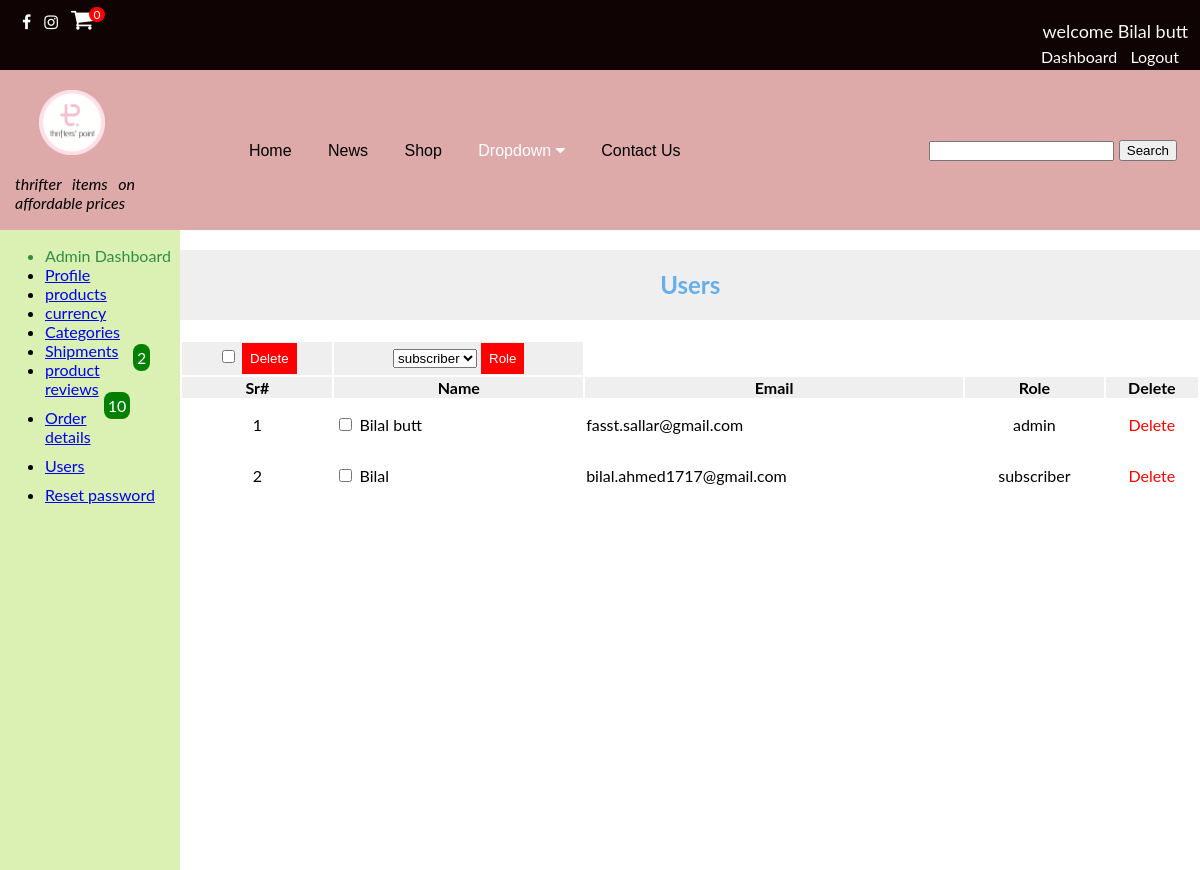
The page /admin/forms/users.php (signed in) on the database its author committed.
### tables this page shows
CREATE TABLE `site_info` (
  `id` int(11) NOT NULL,
  `sitelogo` varchar(255) NOT NULL DEFAULT 'sitelogo.png',
  `tagline` varchar(255) NOT NULL DEFAULT 'saifi logos'
);

CREATE TABLE `users_role` (
  `id` int(11) NOT NULL,
  `name` varchar(255) NOT NULL,
  `email` varchar(255) NOT NULL,
  `password` varchar(255) NOT NULL,
  `retypepass` varchar(255) NOT NULL,
  `role` varchar(255) NOT NULL
);

### admin/forms/users.php (the view, shortened to what this page needs)
<?php
require_once(dirname(dirname(dirname(__FILE__))) . '/Database/database.php');
?>
<!DOCTYPE html>
<html lang="en">
<head>
    <link rel="stylesheet" href="https://cdnjs.cloudflare.com/ajax/libs/font-awesome/4.7.0/css/font-awesome.min.css">
    <link rel="stylesheet" href="../../css/style.css">
    <link rel="stylesheet" href="../admin.css">
    <link rel="stylesheet" href="https://unpkg.com/purecss@2.0.6/build/pure-min.css">
</head>
<body>
<div class="topbar">
<?php require_once(dirname(dirname(dirname(__FILE__))) . '/inc/topbar.php');?>
</div>
<div class="header">
<header>
<?php require_once(dirname(dirname(dirname(__FILE__))) . '/inc/header.php');?>
</header>
</div>
<div class="rows">
    <div class="adminsidenav">
        <?php require '../admindashboard.php';?>
    </div>
<?php
$n=1;
$sql = "SELECT * from  users_role";
$results = mysqli_query($conn, $sql) or die("database error:". mysqli_error($conn));
if($results->num_rows>0) {
    ?>
<div style=width:100% class="shopdisplay">
<h2 style=width:100%>Users</h2>
<form method="post" action="users.php">
<table class="sortable" style=width:100%>
<thead>
<th><input id='checkAll' type="checkbox"/>   <button
style=color:white;background:red;padding:8px;border:none;cursor:pointer;
 name="del-btn" class="saifidelbtn">Delete</button></th>
 <form method="post" action="users.php">
 <th><select name="role" id="">
<option value="subscriber"<?php if(isset($_POST['role']) && $_POST['role']=='subscriber') echo 'selected="selected"'?>>subscriber</option>
 </select>
 <button
style=color:white;background:red;padding:8px;border:none;cursor:pointer;
 name="role-btn" type=submit class="saifidelbtn">Role</button></th>
 </form>
 <tr>
<th>Sr#</th>
<th>Name</th>
<th>Email</th>
<th>Role</th>
<th>Delete</th>
  </tr>
    </thead>
 <?php foreach ($results as $result):?>
<tbody>
<tr>
<td style=padding:15px><?php echo $n++; ?></td>
<td style=text-align:left><input id="checkItem" type="checkbox" name="delete[]" value="<?php echo $result['id'];?>">  <?php echo $result['name'] ?></td>
<td style=text-align:left><?php echo $result['email']?></td>
<td><?php echo $result['role']?></td>
<td><a style=color:red;text-decoration:none href="users.php?id=<?php echo $result['id'] ?>">Delete</a></td>
   </tr>
    </tbody>
    <?php endforeach; ?>
</table>
</form>
<?php
}else{
         echo "<p style=color:red;padding:5px;margin-left:3px;width:100%;height:50%;background:lightgray;text-align:center> No product added yet</p>";
}
?>
 </div>
</div>
</body>
</html>

### inc/header.php (shortened to what this page needs)
<?php
require_once(dirname(dirname(__FILE__)) . '/Database/database.php');
?>
<div class="headercontaianer">
<div class="collapsemenu" >
<div class="sitelogo">
<?php $actual_link = 'http://'.$_SERVER['HTTP_HOST'].$_SERVER['PHP_SELF'];?>
<?php
$q = "SELECT * from site_info";
$result = mysqli_query($conn, $q) or die(mysqli_error($conn));
$results=mysqli_fetch_array($result);
if($actual_link != "http://localhost/webapp/admin/forms/addproduct.php"
  && $actual_link != "http://localhost/webapp/admin/forms/allproducts.php"
  && $actual_link != "http://localhost/webapp/admin/forms/editproduct.php"
  && $actual_link != "http://localhost/webapp/admin/forms/productimggallery.php"
  && $actual_link != "http://localhost/webapp/admin/forms/addgalleryimages.php"
  && $actual_link != "http://localhost/webapp/admin/forms/addnewcat.php"
  && $actual_link != "http://localhost/webapp/admin/forms/editcategory.php"
  && $actual_link != "http://localhost/webapp/admin/forms/reviews.php"
  && $actual_link != "http://localhost/webapp/admin/forms/customerorddet.php"
  && $actual_link != "http://localhost/webapp/admin/forms/customerbilldet.php"
  && $actual_link != "http://localhost/webapp/admin/forms/users.php"
  && $actual_link != "http://localhost/webapp/admin/forms/edituser.php"
  && $actual_link != "http://localhost/webapp/admin/forms/currency.php"
  && $actual_link != "http://localhost/webapp/admin/forms/siteinfo.php"
  && $actual_link != "http://localhost/webapp/admin/forms/allproductedit.php"
  && $actual_link != "http://localhost/webapp/admin/forms/shipment.php"
  && $actual_link != "http://localhost/webapp/admin/forms/adminprofile.php"
  && $actual_link != "http://localhost/webapp/admin/forms/retypepassword.php"){
echo '<a href="http://localhost/webapp/pages/home.php" ><img  class="logoimage" src="../images/'.$results['sitelogo'].'"></a>';
  echo '<p style=display:block;margin-left:15px;font-style:italic;width:120px;> '.$results['tagline'].' </p>';
}else{
  echo '<a href="http://localhost/webapp/pages/home.php" ><img  class="logoimage" src="../../images/'.$results['sitelogo'].'"></a>';
  echo '<p style=margin-left:15px;font-style:italic;width:120px> '.$results['tagline'].' </p>';
}
?>
</div>
<div class="navbar">
<a href="http://localhost/webapp/pages/home.php">Home</a>
<a href="http://localhost/webapp/pages/news.php">News</a>
<a href="http://localhost/webapp/pages/shop.php">Shop</a>
  <div class="dropdown">
    <button class="dropbtn">Dropdown
      <i class="fa fa-caret-down"></i>
    </button>
   </div>
   <a href="http://localhost/webapp/pages/contactus.php">Contact Us</a>
<div class="searchbar">
<form action="<?php echo 'http://localhost/webapp/pages/search.php' ?>" method="GET">
    <input style= height:20px type="text" name="search" required >
    <button  type="Submit" name="searchsubmit">Search</button>
</form>
</div>
</div>

### css/style.css (style rules this page uses)
body { width:100%; text-align: justify; display: block; padding: 0; margin: 0; }
h1,h2,h3,h4 { text-align: center; padding-top: 10px; }
.header { height: 160px; background-color: rgba(221, 167, 167, 0.977); }
img.logoimage { width: 80px; margin-left: 25px; padding-top: 20px; padding-left: 14px; }
.searchbar { display: inline; margin-top: 32px; margin-right: 23px; float: right; }
body { font-family: "Lato", sans-serif; transition: background-color .5s; }
* { box-sizing: border-box; }
div.rows { display: inline-flex; width: 100%; }
.navbar { overflow: hidden; display: block; text-align: center; margin-top: -120px; font-family: Arial, Helvetica, sans-serif; }
.navbar a { font-size: 16px; display: inline-flex; color: rgb(0, 0, 0); text-align: center; padding: 14px 16px; margin-top: 15px; text-decoration: none; }
.dropdown { text-align: center; display: inline-flex; margin-top: 20px; }
.dropdown .dropbtn { font-size: 16px; border: none; outline: none; color: white; padding: 14px 16px; background-color: inherit; font: inherit; margin: 0; cursor: pointer; }
.topbar { background-color: #100303; margin-top: -12px; }
table, th, tr { text-align: center; }
h2 { text-align: center; color: #66afe9; background-color: #efefef; padding: 2%; }
table th { background-color: #efefef; }

### admin/admin.css (style rules this page uses)
.adminsidenav { display: block; background: rgb(219, 240, 179); height:40rem; }
div.rows { display: inline-flex; width: 100%; }

### rows shown on the page
site_info: sitelogo (picture), tagline "thrifter items on affordable prices"
users_role: name "Bilal butt", email "fasst.sallar@gmail.com", role "admin"
users_role: name "Bilal", email "bilal.ahmed1717@gmail.com", role "subscriber"

### other values the page prints
$countcart "0"
$_SESSION['username'] "Bilal butt"
$countreview "2"
$countorders "10"
